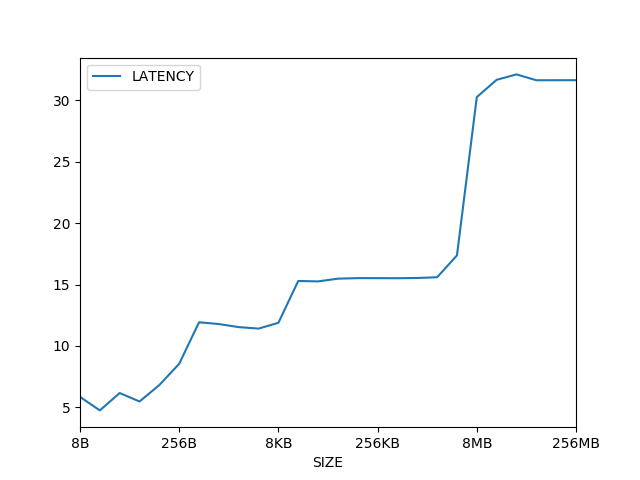

Write the Python code that produced this figure.
import matplotlib.pyplot as plt
import pandas as pd

data = pd.read_csv('results.csv')
plt.figure()
data.set_index('SIZE')
print(data)
data.plot(x='SIZE')
plt.savefig('plot.png')